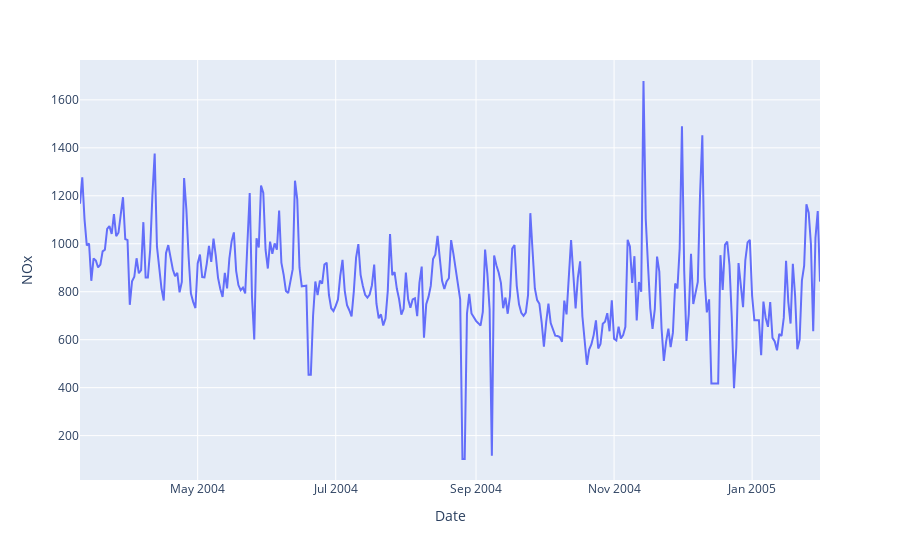

The notebook cell this image was saved under:
### Markdown cell above
##### Nitrogen Oxides

### Code cell
px.line(data_frame=df_basic_clean, y='NOx')

### Figure 1 — Plotly figure (JSON) as saved in the notebook; plotly's stock layout.template omitted (floating-point values rounded to 4 significant figures; data arrays with more than 128 entries replaced by an {"elided": "..."} marker saying what was removed)
{"data": [{"hovertemplate": "Date=%{x}<br>NOx=%{y}<extra></extra>", "legendgroup": "", "line": {"color": "#636efa", "dash": "solid"}, "mode": "lines", "name": "", "orientation": "v", "showlegend": false, "type": "scatter", "x": {"elided": "328 str values"}, "xaxis": "x", "y": {"elided": "328 float values"}, "yaxis": "y"}], "layout": {"legend": {"tracegroupgap": 0}, "margin": {"t": 60}, "xaxis": {"anchor": "y", "domain": [0, 1], "title": {"text": "Date"}}, "yaxis": {"anchor": "x", "domain": [0, 1], "title": {"text": "NOx"}}}}
